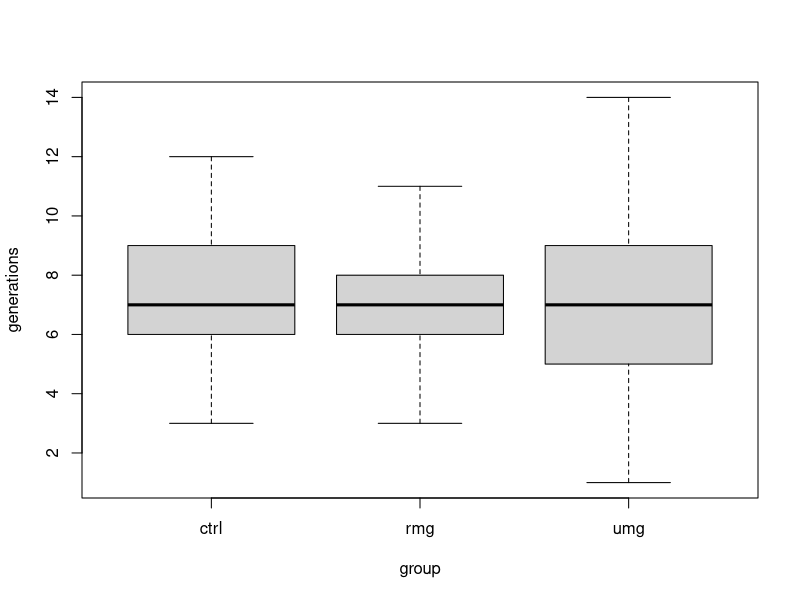

This figure's R source:
library(dplyr)

gen_counts <- read.csv("sim/r_prep.csv")
sample_n(gen_counts, 10)
levels(gen_counts$group)
bartlett.test(generations ~ group, gen_counts)
boxplot(generations ~ group, gen_counts)
group_by(gen_counts, group) %>%
    summarise(
        count = n(),
        mean = mean(generations, na.rm = TRUE),
        sd = sd(generations, na.rm = TRUE)
    )
res_aov <- aov(generations ~ group, gen_counts)
summary(res_aov)
TukeyHSD(res_aov)